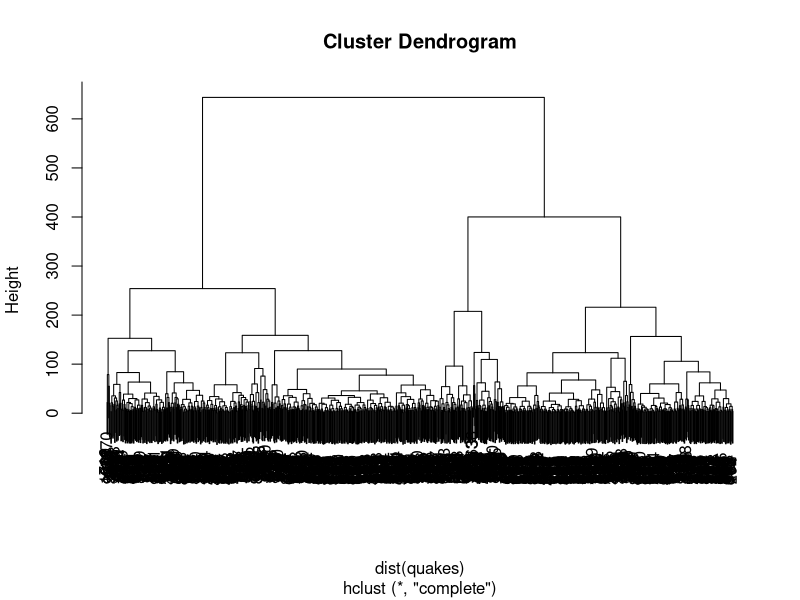
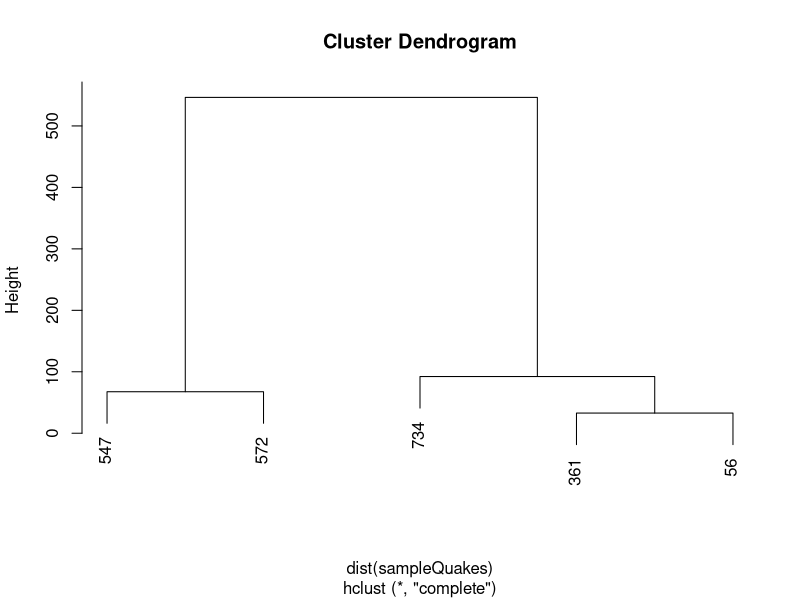
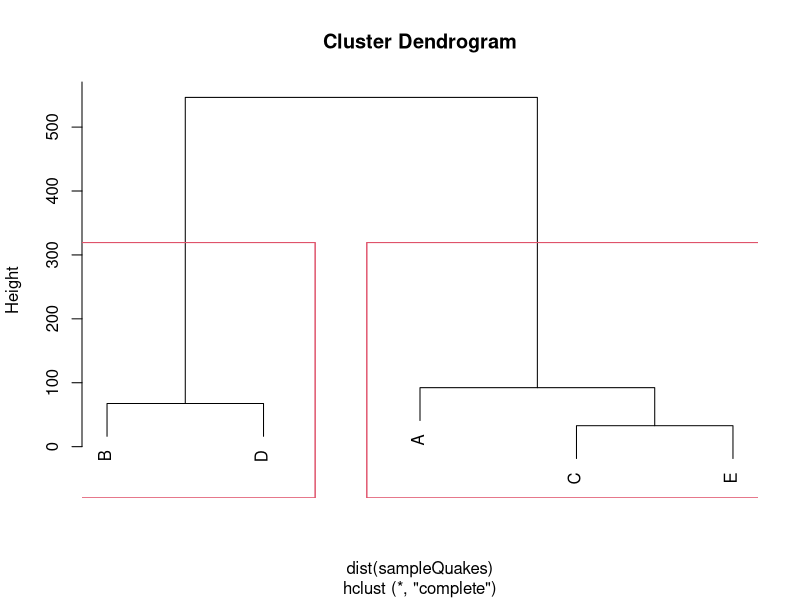
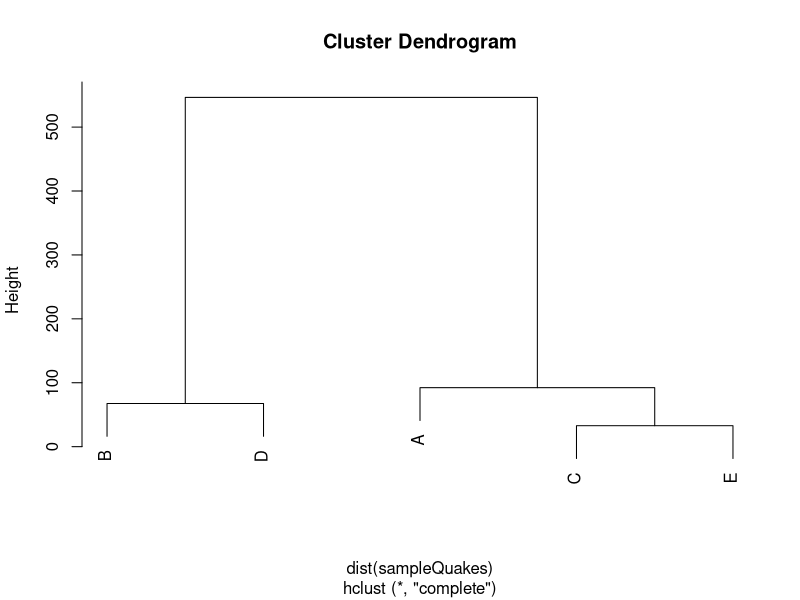

R code for these plots, in order:
# clustering: hclust

# Hierarchical method
# builds a dendogram

# included in base R package. Provides basic Hierarchical Clustering

# what is a distance matrix? (distance between points)
sampleQuakes <- quakes[sample(1:length(quakes$lat), 5),] # demonstrate a small set
sampleQuakes # here's the data
dist(sampleQuakes) # here's the distance matrix

# now here's a hierarchical cluster
hclust(dist(quakes)) # returns an hclust object

plot(hclust(dist(quakes))) # overplot
plot(hclust(dist(sampleQuakes))) # more approachable
# starts with one cluster per element
# Progressing up dendrogram produces larger clusters until one cluster at top
# Labels are row numbers. 
plot(hclust(dist(sampleQuakes)),
     labels = c(LETTERS[1:length(sampleQuakes)])) # labeled points
rect.hclust(hclust(dist(sampleQuakes)), k=2) # draw box around clusters
rect.hclust(hclust(dist(sampleQuakes)), h=250)

# cutree produces clusters from hclust objects
cutree(hclust(dist(sampleQuakes)),k=2)

# interactive cluster identification
plot(hclust(dist(sampleQuakes)),
     labels = c(LETTERS[1:length(sampleQuakes)])) # labeled points
returnedPoints <- identify(hclust(dist(sampleQuakes)), n=2, MAXCLUSTER = 3)
returnedPoints
